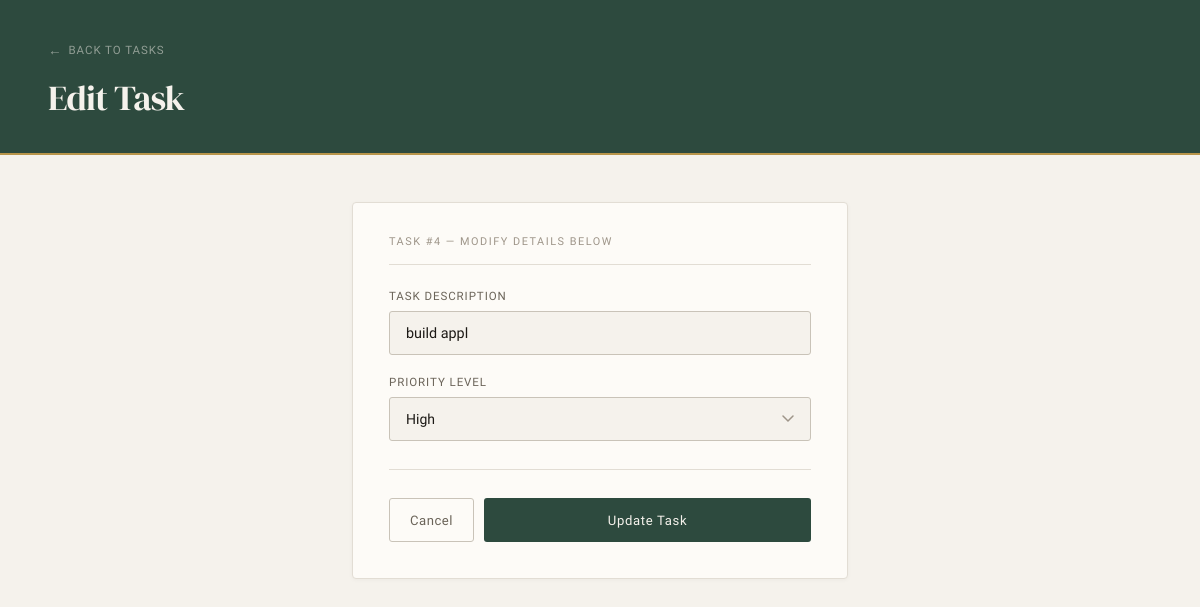
The app's page /edit/4 with its own data.
### tables this page shows
CREATE TABLE tasks (
    id INTEGER PRIMARY KEY AUTOINCREMENT,
    title TEXT NOT NULL,
    priority TEXT NOT NULL,
    completed INTEGER DEFAULT 0
);

### app.py (the view, shortened to what this page needs)
@app.route("/edit/<int:task_id>", methods=["GET", "POST"])
def edit_task(task_id):
    conn = sqlite3.connect("tasks.db")
    cursor = conn.cursor()
    cursor.execute("SELECT * FROM tasks WHERE id=?", (task_id,))
    task = cursor.fetchone()
    conn.close()
    return render_template("edit.html", task=task)

### templates/edit.html (shortened to what this page needs)
<!DOCTYPE html>
<html lang="en">
<head>
</head>
<body>
    <header>
        <a href="/">Back to tasks</a>
        <h1>Edit Task</h1>
    </header>
    <main>
        <div class="card">
            <p class="card-eyebrow">Task #{{ task[0] }} — modify details below</p>
            <form method="POST">
                <div class="field">
                    <label for="task-input">Task description</label>
                    <input
                        id="task-input"
                        type="text"
                        name="task"
                        value="{{ task[1] }}"
                    >
                </div>
                <div class="field">
                    <label for="priority-select">Priority level</label>
                    <select id="priority-select" name="priority">
                        <option value="High"   {% if task[2] == 'High'   %}selected{% endif %}>High</option>
                    </select>
                </div>
                <div class="divider"></div>
                <div class="actions">
                    <a href="/" class="btn-cancel">Cancel</a>
                    <button type="submit" class="btn-update">Update Task</button>
                </div>
            </form>
        </div>
    </main>
</body>
</html>

### templates/edit.html (style rules this page uses)
*, *::before, *::after { box-sizing: border-box; margin: 0; padding: 0; }
:root { --bg: #F5F2EC; --surface: #FDFBF7; --border: #E2DDD4; --border-strong: #C9C3B8; --text-primary: #1C1915; --text-secondary: #6B6459; --text-muted: #9E9589; --accent: #2D4A3E; --accent-light: #E8F0EC; --accent-text: #1A2E26; --danger: #7D2B2B; --danger-light: #F5EAEA; --gold: #B8954A; }
body { font-family: 'Sora', sans-serif; background: var(--bg); color: var(--text-primary); min-height: 100vh; }
header { background: var(--accent); padding: 2.5rem 3rem 2rem; position: relative; }
header::after { content: ''; position: absolute; bottom: -1px; left: 0; right: 0; height: 2px; background: var(--gold); }
header a { display: inline-flex; align-items: center; gap: 6px; font-size: 0.72rem; font-weight: 400; letter-spacing: 0.08em; text-transform: uppercase; color: rgba(245,242,236,0.5); text-decoration: none; margin-bottom: 1rem; transition: color 0.12s; }
header a::before { content: '←'; font-size: 0.85rem; }
header h1 { font-family: 'DM Serif Display', serif; font-size: 2.2rem; font-weight: 400; color: #F5F2EC; letter-spacing: -0.02em; }
main { max-width: 560px; margin: 0 auto; padding: 3rem 2rem 5rem; }
.card { background: var(--surface); border: 1px solid var(--border); border-radius: 4px; padding: 2rem 2.25rem 2.25rem; box-shadow: 0 1px 4px rgba(0,0,0,0.04); }
.card-eyebrow { font-size: 0.68rem; font-weight: 500; letter-spacing: 0.14em; text-transform: uppercase; color: var(--text-muted); margin-bottom: 1.5rem; padding-bottom: 1rem; border-bottom: 1px solid var(--border); }
.field { margin-bottom: 1.25rem; }
.field label { display: block; font-size: 0.72rem; font-weight: 500; letter-spacing: 0.08em; text-transform: uppercase; color: var(--text-secondary); margin-bottom: 0.5rem; }
.field input[type="text"] { width: 100%; font-family: 'Sora', sans-serif; font-size: 0.9rem; padding: 0 1rem; height: 44px; background: var(--bg); border: 1px solid var(--border-strong); border-radius: 3px; color: var(--text-primary); outline: none; transition: border-color 0.15s; }
.field select { width: 100%; font-family: 'Sora', sans-serif; font-size: 0.875rem; padding: 0 2.5rem 0 1rem; height: 44px; background: var(--bg); border: 1px solid var(--border-strong); border-radius: 3px; color: var(--text-primary); outline: none; cursor: pointer; appearance: none; -webkit-appearance: none; background-repeat: no-repeat; background-position: right 1rem center; transition: border-color 0.15s; }
.divider { height: 1px; background: var(--border); margin: 1.75rem 0; }
.actions { display: flex; gap: 10px; }
.btn-update { flex: 1; font-family: 'Sora', sans-serif; font-size: 0.82rem; font-weight: 500; letter-spacing: 0.05em; height: 44px; background: var(--accent); color: #F5F2EC; border: none; border-radius: 3px; cursor: pointer; transition: background 0.15s, transform 0.1s; }
.btn-cancel { font-family: 'Sora', sans-serif; font-size: 0.82rem; font-weight: 400; letter-spacing: 0.04em; height: 44px; padding: 0 1.25rem; background: transparent; color: var(--text-secondary); border: 1px solid var(--border-strong); border-radius: 3px; text-decoration: none; display: inline-flex; align-items: center; cursor: pointer; transition: background 0.12s; }

### records on screen
tasks: id "4", task "build appl", priority "High"
